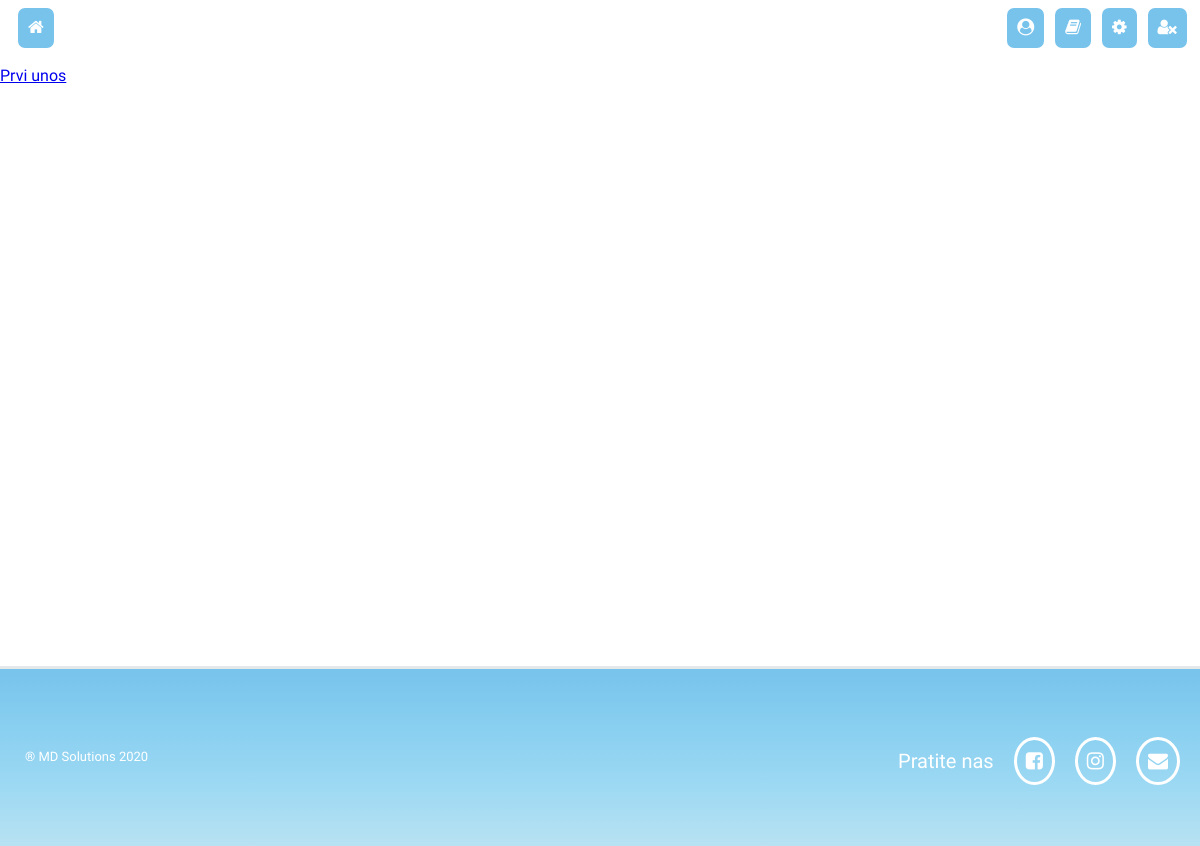
/overview/weightlist (signed in), run on an earlier commit of the app's database.
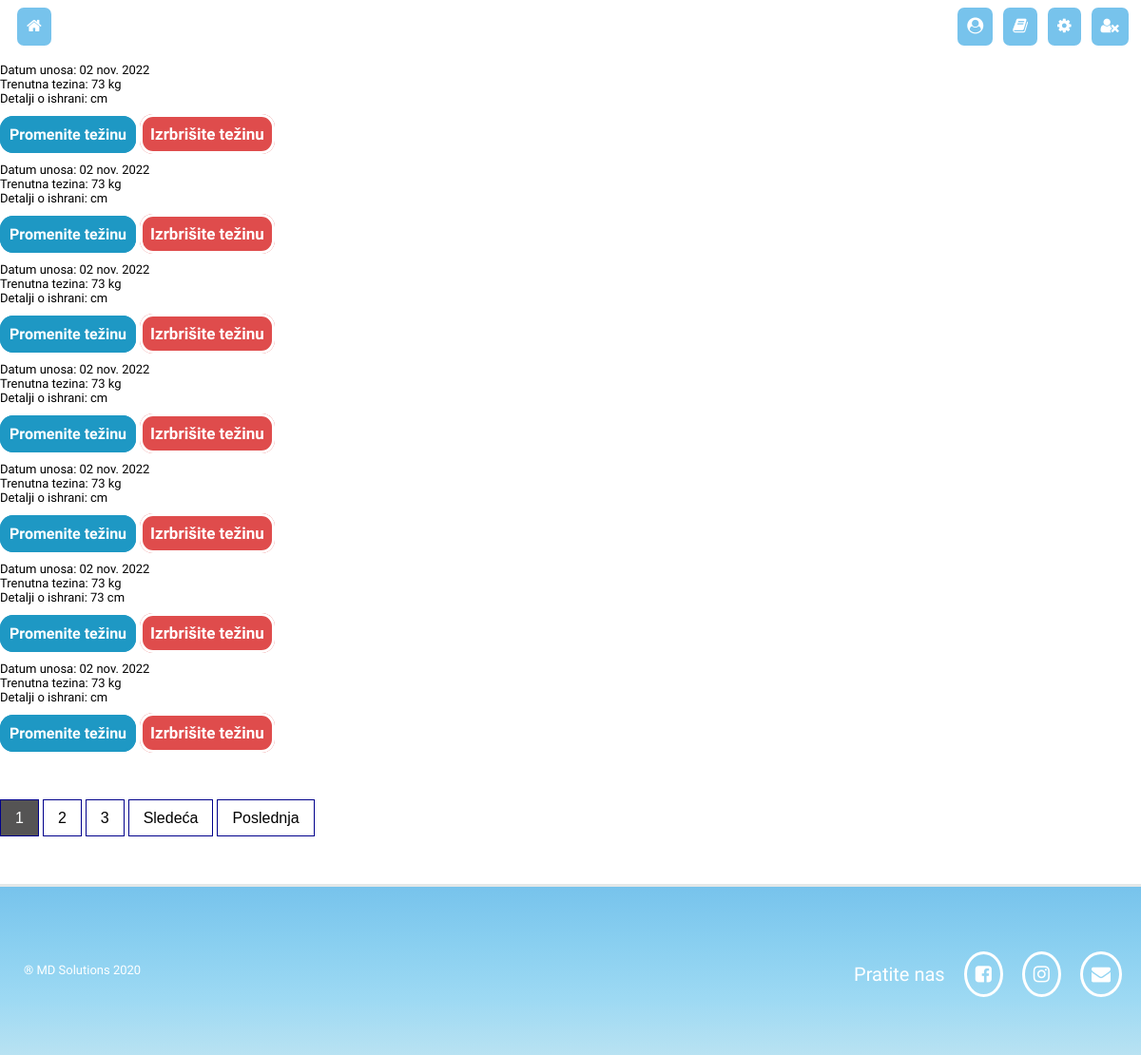
And on a later commit of the database.
### dijeta_je_meta/models.py (models this page shows, shortened)
class CurrentWeight(models.Model):
    owner = models.ForeignKey(User, on_delete=models.CASCADE,blank=True)
    date_added = models.DateTimeField(auto_now_add=True)
    trenutna_tezina = models.IntegerField(
              default=0,
        validators=[
            MaxValueValidator(400),
            MinValueValidator(45)
        ]
    )
    detalji = models.TextField(blank=True)
    class Meta:
       ordering = ['-date_added']

### dijeta_je_meta/views.py (the view)
# urls.py: path("overview/weightlist", views.ListCurrentWeight.as_view(), name="weightlist"),
class ListCurrentWeight(LoginRequiredMixin,ListView):
    model = CurrentWeight
    template_name = "dijeta_je_meta/weight_list.html"
    paginate_by = 7
    def get_context_data(self,*args, **kwargs):
        context = super(ListCurrentWeight, self).get_context_data(*args,**kwargs)
        return context
    def get_queryset(self): #sa ovim querijem cemo vratiti samo objekte koji pripadaju trenutnom useru
        return CurrentWeight.objects.filter(owner=self.request.user)

### dijeta_je_meta/templates/dijeta_je_meta/weight_list.html (shortened to what this page needs)
{% extends "dijeta_je_meta/base.html" %}
{% block content %}
{% for weight in currentweight_list %}
  <p>Datum unosa: {{weight.date_added|date:"d b Y"}}</p>
  <p>Trenutna tezina: {{weight.trenutna_tezina}} kg</p>
  <p>Detalji o ishrani: {{weight.detalji}} cm</p>
  <div class="button-div2">
  <a href="{% url 'update_weight' weight.id %}" class="button">Promenite težinu</a>
  <a href="{% url 'delete_weight' weight.id %}" class="delete-button">Izrbrišite težinu</a>
  </div>
  {% empty %}
    <a href="{% url 'currentweight' %}">Prvi unos</a>
{% endfor %}
<div class="pagination">
  {% if is_paginated %}
  {% for num in page_obj.paginator.page_range %}
    {% if page_obj.number == num %}
      <a class="active" href="?page={{ num }}">{{num}}</a>
     {% elif num > page_obj.number|add:'-3' and num < page_obj.number|add:'3' %}
       <a  href="?page={{ num }}">{{num}}</a>
    {% endif %}
  {% endfor %}
  {% if page_obj.has_next %}
     <a href="?page={{ page_obj.next_page_number }}">Sledeća</a>
     <a href="?page={{ page_obj.paginator.num_pages }}">Poslednja</a>
  {% endif %}
  {% endif %}
  </div>
{% endblock %}

What changed in the data, as far as the page shows it:
added CurrentWeight: date_added "02 nov. 2022", trenutna_tezina "73"
added CurrentWeight: date_added "02 nov. 2022", trenutna_tezina "73"
added CurrentWeight: date_added "02 nov. 2022", trenutna_tezina "73"
added CurrentWeight: date_added "02 nov. 2022", trenutna_tezina "73"
added CurrentWeight: date_added "02 nov. 2022", trenutna_tezina "73"
added CurrentWeight: date_added "02 nov. 2022", trenutna_tezina "73", detalji "73"
added CurrentWeight: date_added "02 nov. 2022", trenutna_tezina "73"
Also different on the page:
new list line: "1"
new list line: "2"
new list line: "3"
text no longer shown: "Prvi unos"
text now shown: "Sledeća Poslednja"
